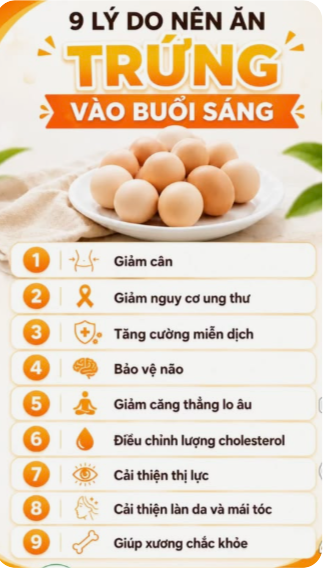
#> input picture tiktok/trung-buoi-sang/goc.png, 329 x 571 px
$ python recolor.py
#> lines starting #> are read from the running program, lines starting #| are printed output that depends on the picture; after the words box and inside, x2 and y2 are one past the last pixel; in counts of white or black regions, pixels touching at a corner belong together
# Đổi phông nền kem của ảnh gốc sang xanh nước biển
import numpy as np
from PIL import Image
from collections import deque

im = np.asarray(Image.open("goc.png").convert("RGB")).astype(float)
h, w, _ = im.shape
#> h = 571; w = 329
mx, mn = im.max(2), im.min(2)
bright = mx > 200
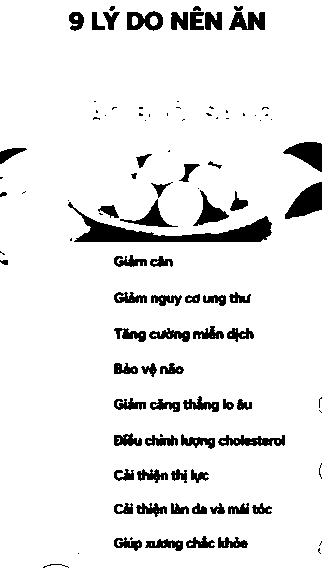
#> bright: shape (571, 329) bool; 91.8% white; 105 black regions (40 under 20 px), largest, box (x1, y1, x2, y2) and area: (68, 202, 272, 242) 2426, (285, 182, 322, 219) 794, (283, 142, 322, 172) 658
lowsat = (mx - mn) < 30
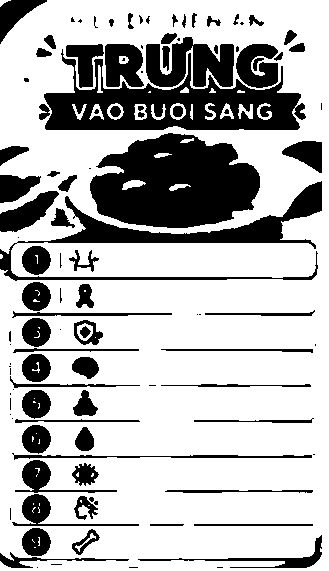
#> lowsat: shape (571, 329) bool; 71.6% white; 112 black regions (41 under 20 px), largest, box (x1, y1, x2, y2) and area: (90, 133, 260, 228) 11709, (44, 49, 306, 130) 9327, (0, 181, 322, 281) 5781
LIST_TOP = 244
STEP = 9
cand = bright & lowsat
#> cand: shape (571, 329) bool; 66.7% white; 152 black regions (39 under 20 px), largest, box (x1, y1, x2, y2) and area: (90, 133, 260, 228) 11711, (44, 49, 306, 130) 9327, (0, 181, 322, 281) 5787
cand[LIST_TOP:] = False
#> cand: shape (571, 329) bool; 21.6% white; 27 white regions (4 under 20 px), largest, box (x1, y1, x2, y2) and area: (0, 0, 329, 244) 38702, (122, 180, 146, 190) 142, (238, 104, 253, 119) 130

# flood fill từ viền ảnh và vùng trống phía trên, để không ăn vào các ô trắng của danh sách
seen = np.zeros((h, w), bool)
q = deque()
for x in range(w):
    for y in (0, 1, 2):
        if cand[y, x]: q.append((y, x)); seen[y, x] = True
#> seen: shape (571, 329) bool; 0.46% white; 2 white regions, box (x1, y1, x2, y2) and area: (45, 0, 329, 3) 848, (0, 0, 11, 3) 25
for y in range(h):
    for x in (0, w - 1):
        if cand[y, x] and not seen[y, x]: q.append((y, x)); seen[y, x] = True
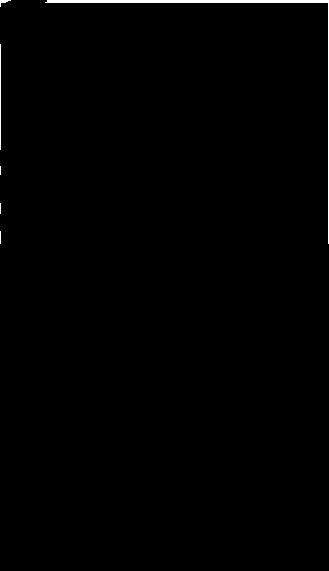
#> seen: shape (571, 329) bool; 0.67% white; 6 white regions (3 under 20 px), largest, box (x1, y1, x2, y2) and area: (45, 0, 329, 244) 1089, (0, 44, 1, 150) 106, (0, 0, 11, 7) 29
while q:
    y, x = q.popleft()
    for dy, dx in ((1, 0), (-1, 0), (0, 1), (0, -1)):
        ny, nx = y + dy, x + dx
        if 0 <= ny < h and 0 <= nx < w and cand[ny, nx] and not seen[ny, nx]:
            # dừng ở mép ô danh sách (ô trắng tinh, viền cam)
            if abs(im[ny, nx] - im[y, x]).sum() > STEP: continue
            seen[ny, nx] = True; q.append((ny, nx))
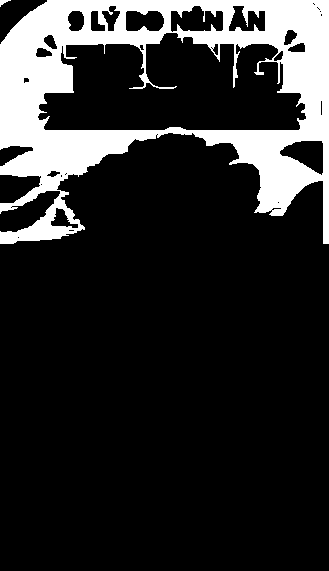
#> seen: shape (571, 329) bool; 17.1% white; 2 white regions, box (x1, y1, x2, y2) and area: (0, 0, 329, 244) 32045, (0, 0, 11, 7) 34
# khăn trải dưới đĩa trứng giữ màu gốc: chỉ tô phần nền bên phải đĩa ở dải dưới
yy, xx = np.mgrid[0:h, 0:w]
seen &= yy < 190
Image.fromarray((seen * 255).astype(np.uint8)).save("mask.png")

# Tô xanh nước biển (giữ nguyên vân sáng tối của nền cũ), viền mềm để không răng cưa
from PIL import ImageFilter
m = Image.fromarray((seen * 255).astype(np.uint8)).filter(ImageFilter.MaxFilter(3)).filter(ImageFilter.GaussianBlur(0.8))
a = np.asarray(m).astype(float) / 255
# chuyển mềm từ nền xanh sang ảnh khăn phía dưới bên trái
k = np.clip((xx - 235) / 60, 0, 1)
a *= np.clip((160 + 30 * k - yy) / (32 + 13 * k), 0, 1)
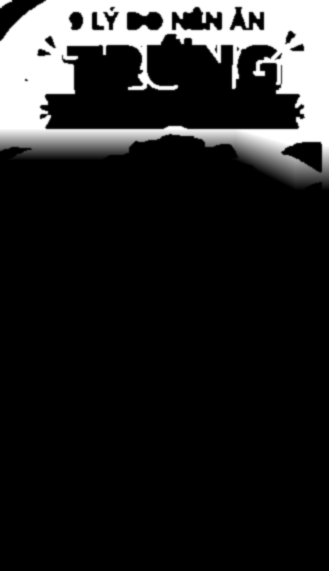
#> a: shape (571, 329) float64; min 0, max 1, mean 0.142
a = a[..., None]
top, bot = np.array([178, 226, 248.]), np.array([30, 136, 208.])
t = np.clip(np.arange(h) / LIST_TOP, 0, 1)[:, None, None]
#> t = 571 values from 0 to 1
blue = top * (1 - t) + bot * t
shade = np.clip(im.mean(2, keepdims=True) / 241.0, 0.6, 1.05)
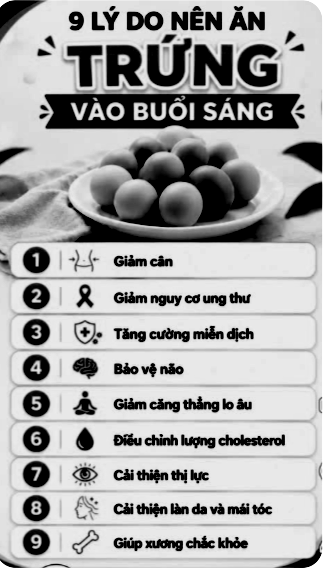
#> shade: shape (571, 329, 1) float64; min 0.6, max 1.05, mean 0.901; drawn with min black and max white
out = im * (1 - a) + np.clip(blue * shade, 0, 255) * a
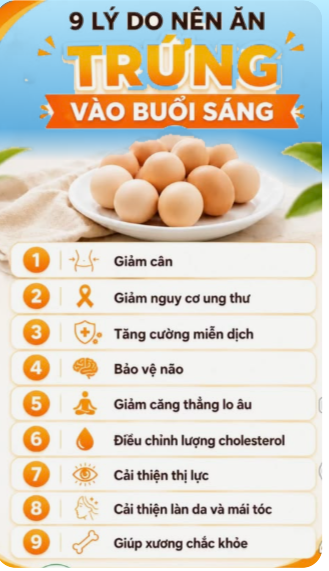
#> out: shape (571, 329, 3) float64; mean R, G, B 215.8, 208.2, 193.6
Image.fromarray(out.astype(np.uint8)).save("nen-xanh.png")

$ run again, with tiktok/trung-buoi-sang/xem-truoc-0.1s.jpg saved as tiktok/trung-buoi-sang/goc.png
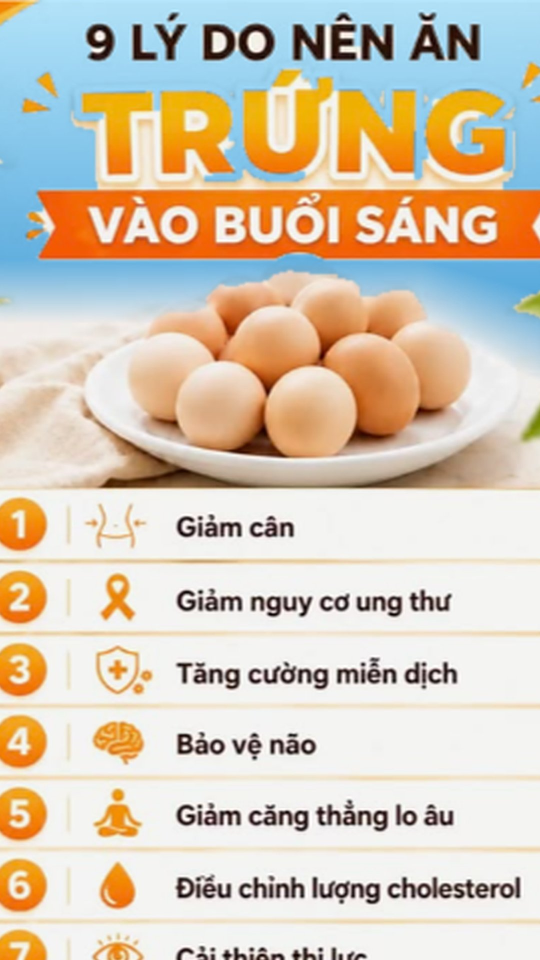
#> input picture tiktok/trung-buoi-sang/xem-truoc-0.1s.jpg, 1080 x 1920 px (shown at 1/2 size)
#> `bright = mx > 200`:
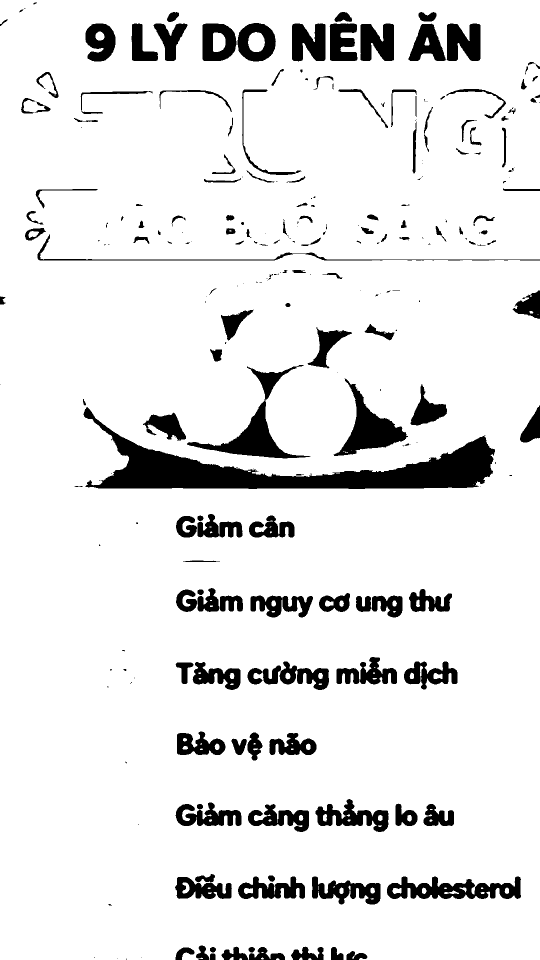
#> bright: shape (1920, 1080) bool (shown at 1/2 size); 90.3% white; 276 black regions (114 under 20 px), largest, box (x1, y1, x2, y2) and area: (167, 814, 990, 978) 39899, (374, 730, 621, 917) 8892, (667, 757, 816, 912) 7661
#> lowsat: shape (1920, 1080) bool; 52.4% white; 121 black regions (44 under 20 px), largest, box (x1, y1, x2, y2) and area: (0, 0, 1080, 720) 538243, (255, 545, 942, 920) 185845, (0, 790, 1080, 982) 60442
#> `shade = np.clip(im.mean(2, keepdims=True) / 241.0, 0.6, 1.05)`:
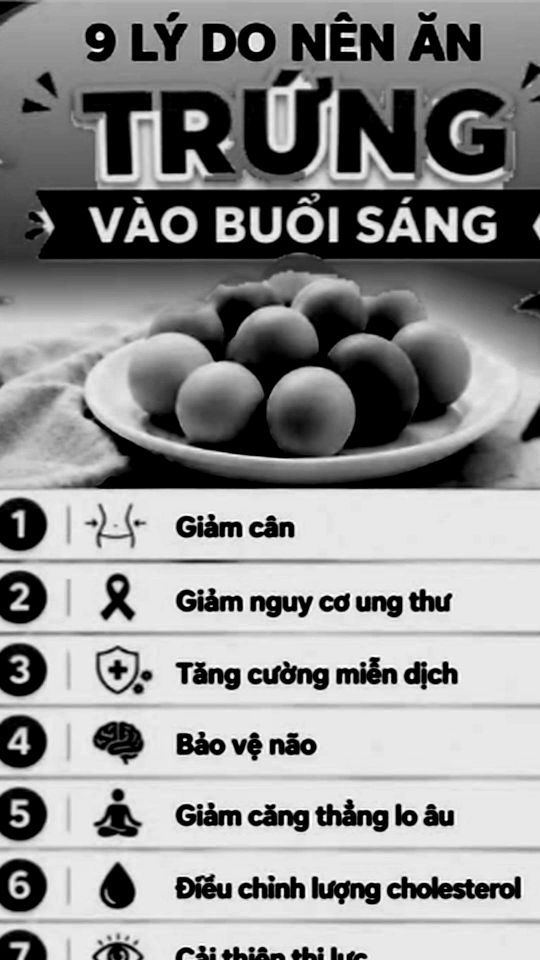
#> shade: shape (1920, 1080, 1) float64 (shown at 1/2 size); min 0.6, max 1.05, mean 0.855; drawn with min black and max white

$ run again, with tiktok/trung-buoi-sang/xem-truoc-5.3s.jpg saved as tiktok/trung-buoi-sang/goc.png
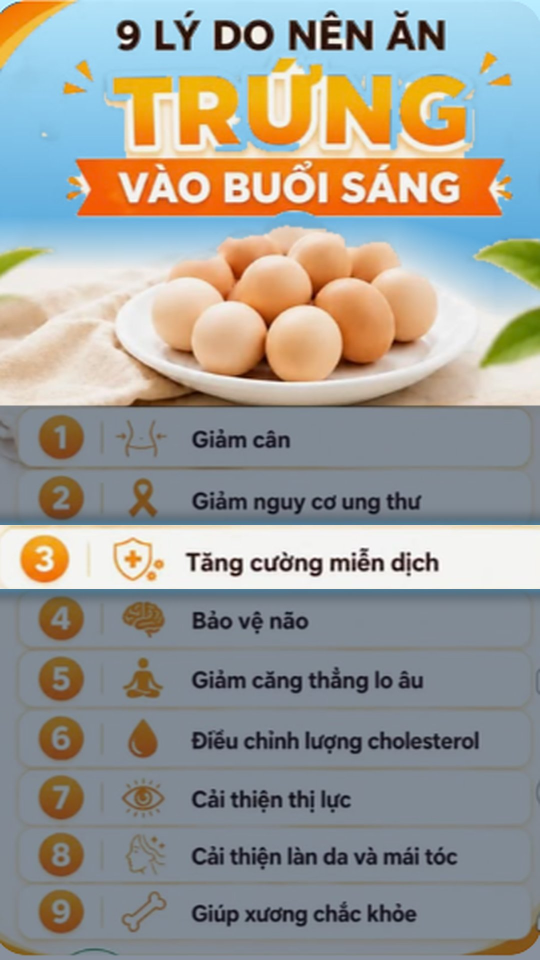
#> input picture tiktok/trung-buoi-sang/xem-truoc-5.3s.jpg, 1080 x 1920 px (shown at 1/2 size)
#> `bright = mx > 200`:
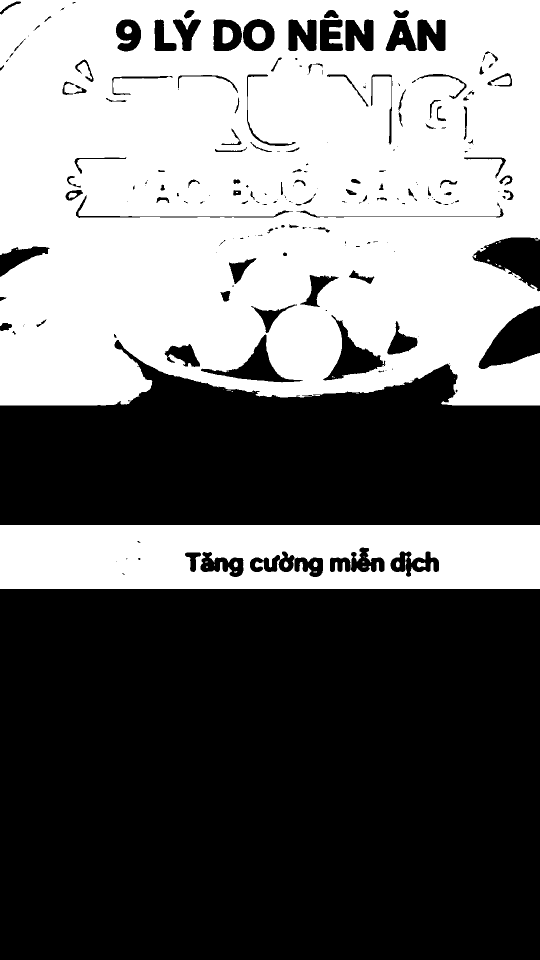
#> bright: shape (1920, 1080) bool (shown at 1/2 size); 43.4% white; 43 white regions (31 under 20 px), largest, box (x1, y1, x2, y2) and area: (0, 0, 1080, 811) 772035, (0, 1050, 1080, 1178) 126004, (504, 54, 531, 87) 743
#> lowsat: shape (1920, 1080) bool; 60.8% white; 137 black regions (64 under 20 px), largest, box (x1, y1, x2, y2) and area: (0, 0, 1080, 604) 484836, (303, 453, 875, 768) 129385, (176, 613, 1080, 813) 44963
#> `shade = np.clip(im.mean(2, keepdims=True) / 241.0, 0.6, 1.05)`:
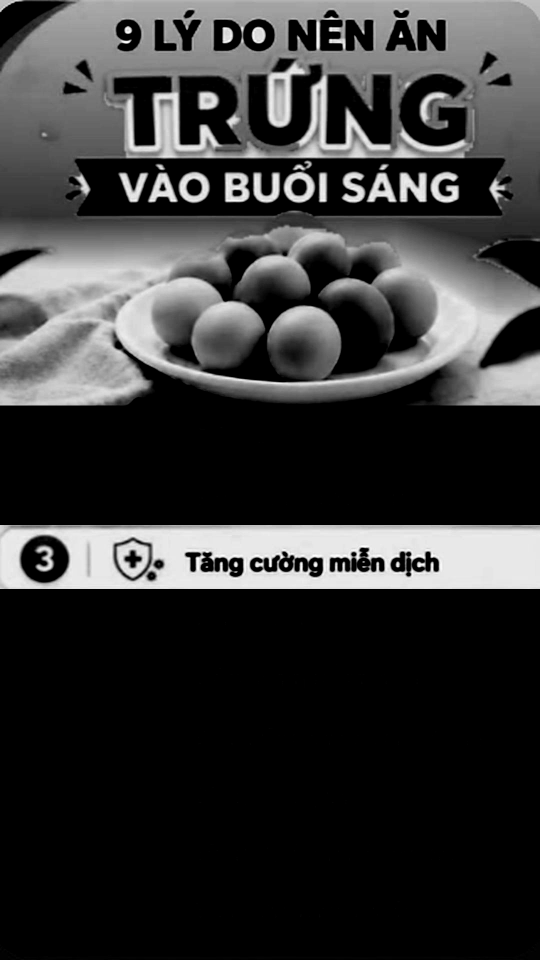
#> shade: shape (1920, 1080, 1) float64 (shown at 1/2 size); min 0.6, max 1.05, mean 0.696; drawn with min black and max white
